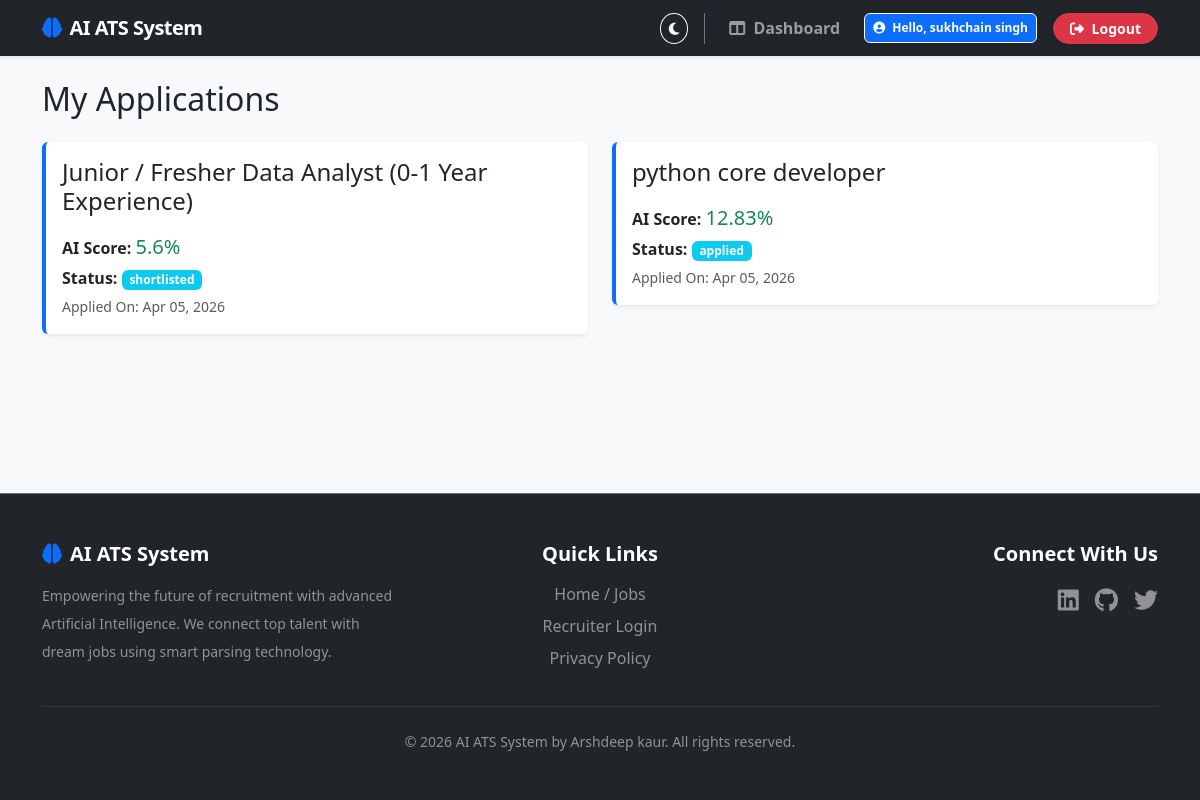
/dashboard/ (signed in), run on the app's committed database.
### users/models.py (models this page shows, shortened)
class CustomUser(AbstractUser):
    is_recruiter = models.BooleanField(default=False)
    is_candidate = models.BooleanField(default=False)

### core/models.py (models this page shows, shortened)
class Application(models.Model):
    STATUS_CHOICES = (
        ('applied', 'Applied'),
        ('shortlisted', 'Shortlisted'),
        ('interview', 'Interviewing'),
        ('hired', 'Hired'),
        ('rejected', 'Rejected'),
    )
    job = models.ForeignKey(Job, on_delete=models.CASCADE, related_name='applications')
    candidate = models.ForeignKey(User, on_delete=models.CASCADE, related_name='applications')
    match_score = models.FloatField(default=0.0)
    ai_interview_questions = models.TextField(blank=True, null=True)
    status = models.CharField(
        max_length=20,
        choices=STATUS_CHOICES,
        default='applied'
    )
    applied_at = models.DateTimeField(auto_now_add=True)

class Job(models.Model):
    title = models.CharField(max_length=255)
    description = models.TextField()
    required_skills = models.TextField(help_text="Comma separated skills, e.g., Python, Django, React")
    min_experience = models.IntegerField(default=0, help_text="Minimum experience in years")
    is_active = models.BooleanField(default=True)
    created_at = models.DateTimeField(auto_now_add=True)

### core/views.py (the view)
# urls.py: path('dashboard/', views.dashboard, name='dashboard'),
@login_required
def dashboard(request):
    if request.user.is_recruiter:
        applications = Application.objects.all().order_by('-match_score')
        total_apps = applications.count()
        avg_score = applications.aggregate(Avg('match_score'))['match_score__avg'] or 0
        active_jobs = Job.objects.filter(is_active=True).count()
        context = {
            'applications': applications,
            'total_apps': total_apps,
            'avg_score': round(avg_score, 1),
            'active_jobs': active_jobs
        }
        return render(request, 'core/hr_dashboard.html', context)
    else:
        applications = Application.objects.filter(candidate=request.user).order_by('-applied_at')
        return render(request, 'core/candidate_dashboard.html', {'applications': applications})

### templates/core/candidate_dashboard.html
{% extends 'base.html' %}
{% block content %}
<h2 class="mb-4">My Applications</h2>
<div class="row">
    {% for app in applications %}
    <div class="col-md-6 mb-4">
        <div class="card shadow-sm border-0 border-start border-primary border-4">
            <div class="card-body">
                <h4 class="card-title text-dark">{{ app.job.title }}</h4>
                <div class="mt-3">
                    <p class="mb-1"><strong>AI Score:</strong> <span class="fs-5 text-success">{{ app.match_score }}%</span></p>
                    <p class="mb-1"><strong>Status:</strong> <span class="badge bg-info">{{ app.status }}</span></p>
                    <p class="mb-0 text-muted"><small>Applied On: {{ app.applied_at|date:"M d, Y" }}</small></p>
                </div>
            </div>
        </div>
    </div>
    {% empty %}
    <div class="col-12">
        <div class="alert alert-info shadow-sm">You haven't applied to any jobs yet. Go to the Home page to explore jobs!</div>
    </div>
    {% endfor %}
</div>
{% endblock %}

### templates/base.html (shortened to what this page needs)
<!DOCTYPE html>
<html lang="en" data-bs-theme="light">
<head>
    <link href="https://cdn.jsdelivr.net/npm/bootstrap@5.3.0/dist/css/bootstrap.min.css" rel="stylesheet">
    <link rel="stylesheet" href="https://cdnjs.cloudflare.com/ajax/libs/font-awesome/6.4.0/css/all.min.css">
</head>
<body class="bg-body-tertiary d-flex flex-column min-vh-100">
<nav class="navbar navbar-expand-lg navbar-dark bg-dark shadow-sm">
  <div class="container">
    <a class="navbar-brand text-white" href="{% url 'job_list' %}">
        <i class="fas fa-brain text-primary me-2"></i>AI ATS System
    </a>
    <div class="collapse navbar-collapse" id="navbarNav">
      <ul class="navbar-nav ms-auto align-items-center">
        <li class="nav-item me-3 border-end pe-3 border-secondary">
            <button class="btn btn-outline-light btn-sm rounded-circle" id="theme-toggle" title="Toggle Dark/Light Mode">
                <i class="fas fa-moon" id="theme-icon"></i>
            </button>
        </li>
        {% if user.is_authenticated %}
            <li class="nav-item">
                <a class="nav-link fw-bold" href="{% url 'dashboard' %}"><i class="fas fa-columns me-1"></i> Dashboard</a>
            </li>
            <li class="nav-item ms-3 me-3">
                <span class="badge bg-primary text-white p-2 border border-light shadow-sm">
                    <i class="fas fa-user-circle me-1"></i> Hello, {{ user.first_name|default:user.username }}
                </span>
            </li>
            <li class="nav-item">
                <a class="btn btn-danger btn-sm fw-bold px-3 shadow-sm rounded-pill" href="{% url 'logout' %}">
                    <i class="fas fa-sign-out-alt me-1"></i> Logout
                </a>
            </li>
        {% else %}
            <li class="nav-item">
                <a class="btn btn-primary btn-sm fw-bold px-4 py-2 shadow-sm rounded-pill" href="{% url 'login' %}">
                    <i class="fas fa-lock me-1"></i> HR Login
                </a>
            </li>
        {% endif %}
      </ul>
    </div>
  </div>
</nav>
<main class="flex-shrink-0 mb-5">
    <div class="container mt-4">
        {% block content %}
        {% endblock %}
    </div>
</main>
<footer class="footer mt-auto py-5 bg-dark footer-dark text-white-50 border-top border-secondary">
    <div class="container">
        <div class="row">
            <div class="col-md-4 mb-4 mb-md-0 text-start">
                <h5 class="text-white fw-bold mb-3">
                    <i class="fas fa-brain text-primary me-2"></i>AI ATS System
                </h5>
                <p class="small text-white-50 lh-lg">
                    Empowering the future of recruitment with advanced Artificial Intelligence. We connect top talent with dream jobs using smart parsing technology.
                </p>
            </div>
            <div class="col-md-4 mb-4 mb-md-0 text-md-center">
                <h5 class="text-white fw-bold mb-3">Quick Links</h5>
                <ul class="list-unstyled mb-0">
                    <li class="mb-2"><a href="{% url 'job_list' %}" class="text-white-50 text-decoration-none nav-hover">Home / Jobs</a></li>
                    <li class="mb-2"><a href="/admin/" class="text-white-50 text-decoration-none nav-hover">Recruiter Login</a></li>
                    <li class="mb-2"><a href="#" class="text-white-50 text-decoration-none nav-hover">Privacy Policy</a></li>
                </ul>
            </div>
            <div class="col-md-4 text-md-end text-center">
                <h5 class="text-white fw-bold mb-3">Connect With Us</h5>
                <div class="d-flex justify-content-md-end justify-content-center gap-3">
                    <a href="#" class="text-white-50 text-decoration-none fs-4 hover-white"><i class="fab fa-linkedin"></i></a>
                    <a href="#" class="text-white-50 text-decoration-none fs-4 hover-white"><i class="fab fa-github"></i></a>
                    <a href="#" class="text-white-50 text-decoration-none fs-4 hover-white"><i class="fab fa-twitter"></i></a>
                </div>
            </div>
        </div>
        <hr class="border-secondary my-4">
        <div class="text-center small">
            &copy; 2026 AI ATS System by Arshdeep kaur. All rights reserved.
        </div>
    </div>
</footer>
</body>
</html>

### templates/base.html (style rules this page uses)
body { transition: background-color 0.3s ease, color 0.3s ease; }
.navbar-brand { font-weight: 700; letter-spacing: -0.5px; }

### data on the page
CustomUser: first_name "sukhchain singh"
Application: job "Junior / Fresher Data Analyst (0-1 Year Experience)", match_score "5.6", status "shortlisted", applied_at "Apr 05, 2026"
Application: job "python core developer", match_score "12.83", status "applied", applied_at "Apr 05, 2026"
